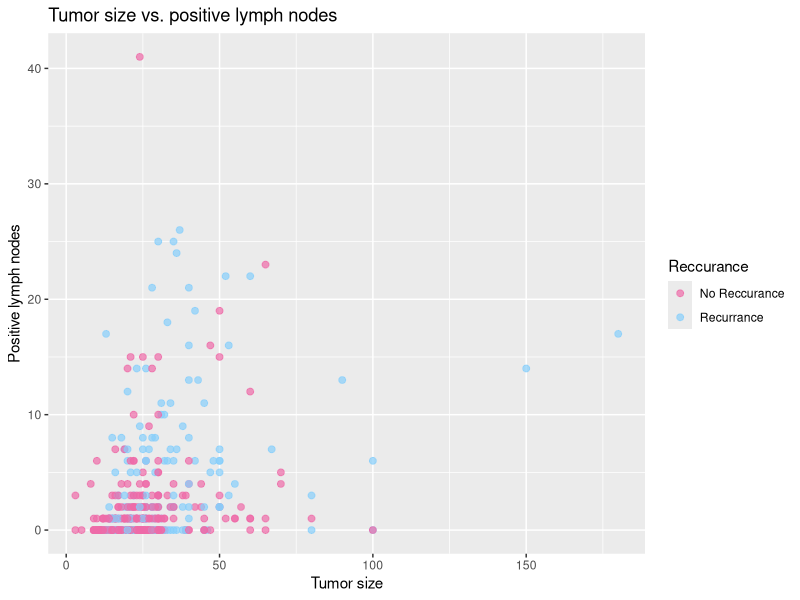
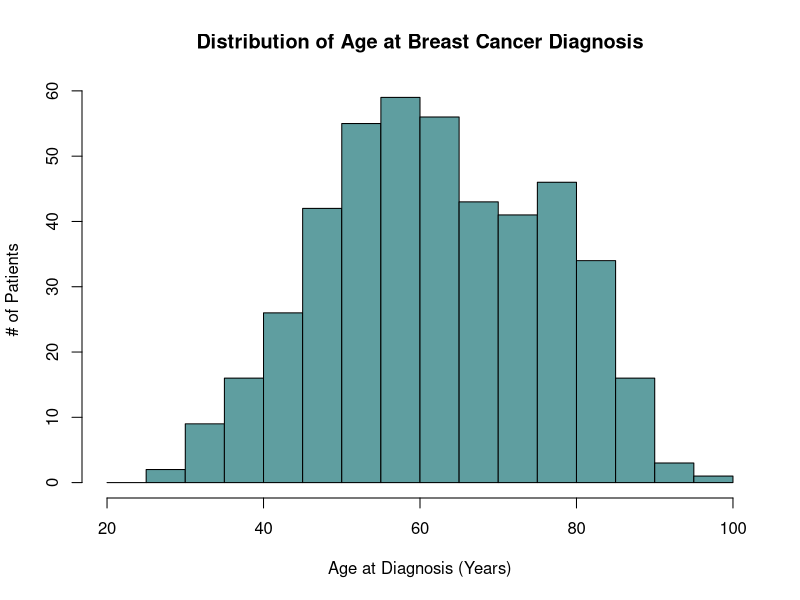
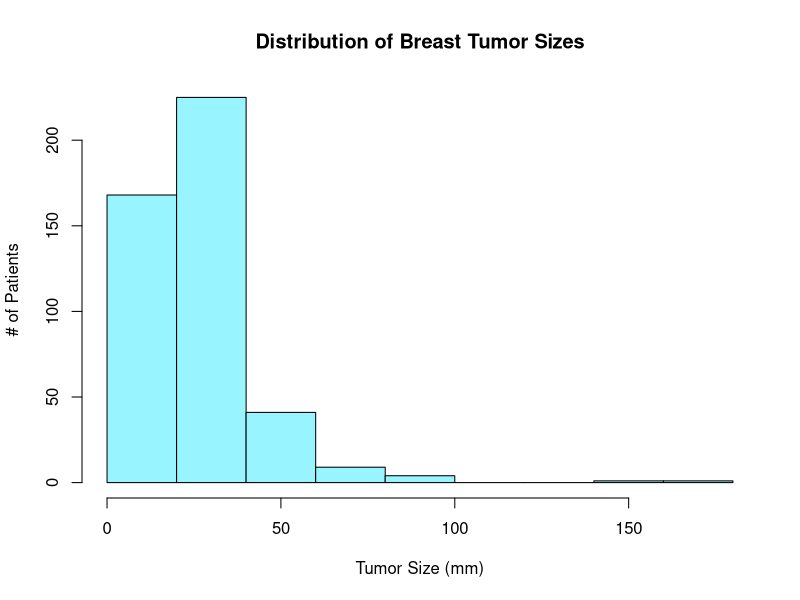

Source code (R) for these figures, in order: (Note: this script raises an error after producing the figures.)
## ---- chunk 1

library(tidyverse)
cleaned_df <- read_csv("cleaned_clinical_data.csv") %>%
  mutate(Reccurance = factor(RFS_BOOL, levels = c(0,1),
                             labels = c("No Reccurance", "Recurrance")))

ggplot(cleaned_df, aes(TUMOR_SIZE, LYMPH_NODES_EXAMINED_POSITIVE, color = Reccurance)) +
  geom_point(size = 2, alpha = 0.7) + scale_color_manual(values = c("hotpink2", "lightskyblue")) +
  labs(title = "Tumor size vs. positive lymph nodes",
       x = "Tumor size",
       y = "Positive lymph nodes")


## ---- chunk 2
# histograms

hist(cleaned_df$AGE_AT_DIAGNOSIS, main = "Distribution of Age at Breast Cancer Diagnosis", xlab = "Age at Diagnosis (Years)", ylab = "# of Patients", breaks = seq(20,100, by = 5), col = "cadetblue")

hist(cleaned_df$TUMOR_SIZE, main = "Distribution of Breast Tumor Sizes", xlab = "Tumor Size (mm)", ylab = "# of Patients", col = "cadetblue1")
## ---- chunk 3
boxplot(TUMOR_SIZE ~ OS_BOOL, 
        data = cleaned_clinical_data,
        main = "Overall Survival vs. Tumor Size",
        xlab = "Overall Survival",
        ylab = "Tumor Size (mm)")
legend("topleft", c("0 = Living", "1 = Deceased"), cex = 0.8)
## ---- chunk 4
boxplot(AGE_AT_DIAGNOSIS ~ OS_BOOL, 
        data = cleaned_clinical_data,
        main = "Overall Survival vs. Age at Diagnosis",
        xlab = "Overall Survival",
        ylab = "Age at Diagnosis")
legend("topleft", c("0 = Living", "1 = Deceased"), cex = 0.7)
